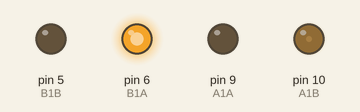
Simulated run of this sketch. Board: Arduino Uno, built with avr-gcc and run on an emulated ATmega328P. Shown: output pins drawn as LEDs (lit = HIGH). What the sketch prints to the serial monitor is not drawn.

Above: at 2.8 s.
Timing chart, 0 to 6.4 s (numbered marks = the images above):
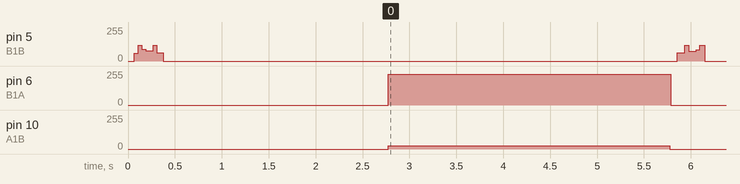

The sketch:

StepMotor3.ino
```cpp
const int A1A=9;
const int A1B=10;
const int B1A=6;
const int B1B=5;

int move(int stepNumber, int Maxpower, int wait);

void setup() {
  // put your setup code here, to run once:
  Serial.begin(9600);
  pinMode(A1A, OUTPUT);
  pinMode(A1B, OUTPUT);
  pinMode(B1A, OUTPUT);
  pinMode(B1A, OUTPUT);
  }

void loop() {
  int stepNumber=0;
  // put your main code here, to run repeatedly:
  for(int i=0; i < 3199; i++)
  {
    stepNumber++;
    move(stepNumber, 255, 1000000);
  }
  Serial.println("Delay !");
  delay(3000);
  Serial.println("Delay done !");
  /*
  for(int i=0; i < 1599; i--)
  {
    move(stepNumber, 255, 1000);
  }
  delay(3000);*/

}

int move(int stepNumber, int Maxpower, int wait)
{
  int Pa;
  int Pb;

  Pa = (sin(stepNumber*0.098174)*Maxpower);
  Pb = (cos(stepNumber*0.098174)*Maxpower);

  if (Pa > 0)
    {
      analogWrite(A1A, Pa);
      analogWrite(A1B, 0);
    }
    else
    {
      analogWrite(A1A, 0);
      analogWrite(A1B, abs(Pa));
    }

      if (Pb > 0)
    {
      analogWrite(B1A, Pa);
      analogWrite(B1B, 0);
    }
    else
    {
      analogWrite(B1A, 0);
      analogWrite(B1B, abs(Pa));
    }
    delayMicroseconds(wait);
}
```

Measured:
- by itself, pin 6 (B1A): 0/255 → 231/255 at 2.8 s, → 0/255 3.0 s later
- by itself, pin 10 (A1B): 0/255 → 25/255 at 2.8 s, → 0/255 3.0 s later
